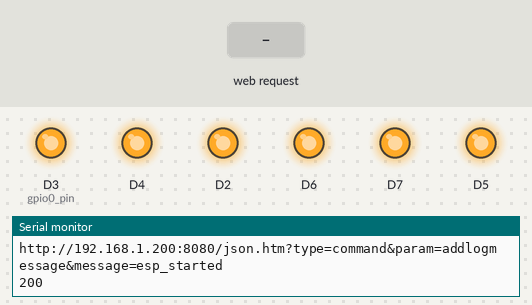
A sketch run on a simulated ESP8266 (NodeMCU). Parts: output pins drawn as LEDs (lit = HIGH), the last lines printed to the serial monitor. Inputs (shaded band) come from the test bench. WiFi joins after 1.5 s; servers stay silent unless stated; uploads are accepted with an empty reply.

Above: at 4.5 s.
4.6 s: HTTP request GET /all received
At 5.6 s:
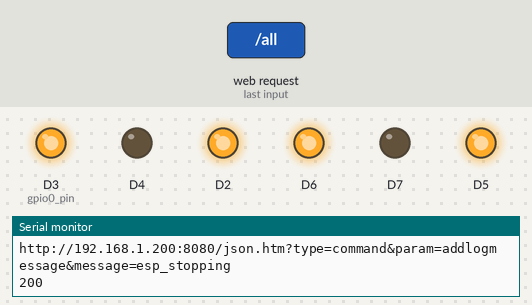
7.6 s: HTTP request GET /socket2On received
At 10.5 s:
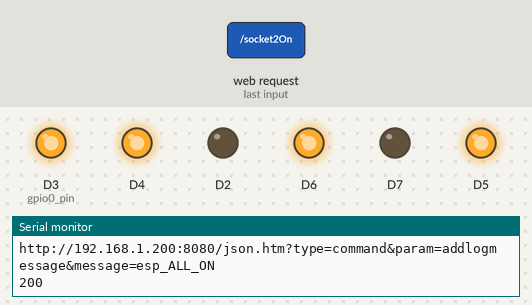
10.6 s: HTTP request GET /socket3On received
At 12.0 s:
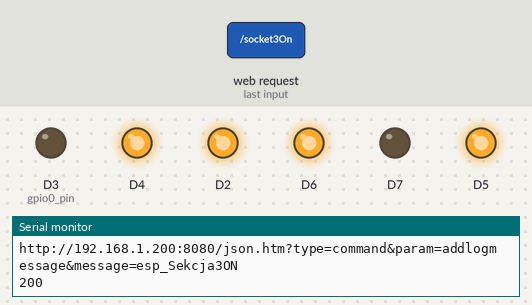
12.3 s: HTTP request GET /socket4On received
At 12.9 s:
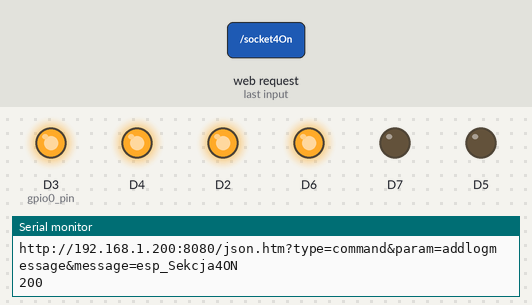
13.8 s: HTTP request GET /all received
At 16.6 s:
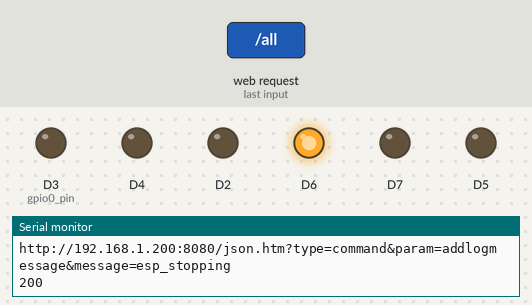
16.8 s: HTTP request GET /stop received
At 20.0 s:
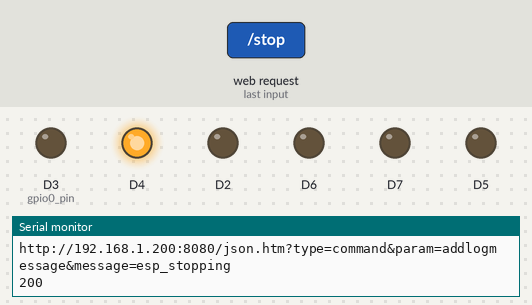
Timing chart, 0 to 25.2 s (numbered marks = the images above; inputs shaded):
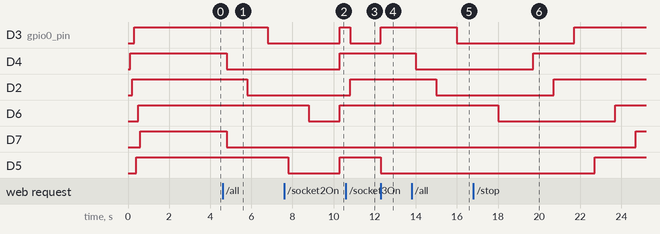

Measured:
- after the input at 4.6 s, D3 (gpio0_pin): HIGH → LOW after 2.2 s; D4, D7: HIGH → LOW after 0.20 s; D2: HIGH → LOW after 1.2 s
- after the input at 7.6 s, D3 (gpio0_pin), D4: LOW → HIGH after 2.7 s
- after the input at 10.6 s, D3 (gpio0_pin): HIGH → LOW after 0.21 s; D2: LOW → HIGH after 0.21 s
- after the input at 12.3 s, D3 (gpio0_pin): LOW → HIGH at once; D5: HIGH → LOW at once
- after the input at 13.8 s, D3 (gpio0_pin): HIGH → LOW after 2.2 s; D4: HIGH → LOW after 0.20 s; D2: HIGH → LOW after 1.2 s
- after the input at 16.8 s, D3 (gpio0_pin): LOW → HIGH after 4.9 s; D4: LOW → HIGH after 2.9 s; D2: LOW → HIGH after 3.9 s; D7: LOW → HIGH after 7.9 s; D5: LOW → HIGH after 5.9 s

The sketch:

sterownik_nawadniania_esp8266.ino
```cpp
#include <ESP8266WiFi.h>
#include <WiFiClient.h>
#include <ESP8266HTTPClient.h>
#include <ESP8266WebServer.h>
#include <ESP8266mDNS.h>


MDNSResponder mdns;

// Replace with your network credentials
const char* ssid = "arduino";
const char* password = "yourpassword";


ESP8266WebServer server(84);
  WiFiClient client;

String webPage = "";

int gpio0_pin = 0;
IPAddress ip(192, 168, 1, 205); // where xx is the desired IP Address
IPAddress gateway(192, 168, 1, 1); // set gateway to match your network
  IPAddress subnet(255, 255, 255, 0); // set subnet mask to match your network

unsigned long previousMillis = 0;        // will store last time LED was updated

// constants won't change :
const long interval = 1800000;           // interval at which to blink (milliseconds)


// displays at startup the Sketch running in the Arduino
void display_Running_Sketch (void){
  String the_path = __FILE__;
  int slash_loc = the_path.lastIndexOf('/');
  String the_cpp_name = the_path.substring(slash_loc+1);
  int dot_loc = the_cpp_name.lastIndexOf('.');
  String the_sketchname = the_cpp_name.substring(0, dot_loc);

  Serial.print("\nArduino is running Sketch: ");
  Serial.println(the_sketchname);
  Serial.print("Compiled on: ");
  Serial.print(__DATE__);
  Serial.print(" at ");
  Serial.print(__TIME__);
  Serial.print("\n");
}


void setup(void){

  webPage += "<pre>Sketch name<br/> ";
  webPage += __FILE__;
  webPage += "<br/> compiled on ";
  webPage += __DATE__;
  webPage += __TIME__;
  webPage += "</pre>";
  webPage += "<h1>ESP8266 NAWADNIANIE</h1><p>D#1 <a href=\"socket1On\"><button>ON</button></a></p>";
  webPage += "<p>D#2 <a href=\"socket2On\"><button>ON</button></a></p>";
  webPage += "<p>D#3 <a href=\"socket3On\"><button>ON</button></a></p>";
  webPage += "<p>D#5 <a href=\"socket4On\"><button>ON</button></a></p>";
  webPage += "<p>D#6 <a href=\"socket5On\"><button>ON</button></a></p>";
  webPage += "<p>Wyslij LOG <a href=\"sendlog\"><button>WYSLIJ</button></a>&nbsp;<a href=\"stop\"><button>STOP</button></a></p>";

  // preparing GPIOs
  pinMode(D4, OUTPUT);
  pinMode(D2, OUTPUT);
  pinMode(D3, OUTPUT);
  pinMode(D5, OUTPUT);
  pinMode(D6, OUTPUT);
  pinMode(D7, OUTPUT);


   delay(100);digitalWrite(D4, HIGH);
  delay(100);digitalWrite(D2, HIGH);
  delay(100);digitalWrite(D3, HIGH);
  delay(100);digitalWrite(D5, HIGH);
  delay(100);digitalWrite(D6, HIGH);
  delay(100);digitalWrite(D7, HIGH);


  delay(500);
  Serial.begin(115200);
  display_Running_Sketch();
  WiFi.begin(ssid, password);

  WiFi.config(ip, gateway, subnet);

  Serial.println("Uruchomiono. / podlaczam sie do wifi /");

  // Wait for connection
  while (WiFi.status() != WL_CONNECTED) {
    delay(1000);
    Serial.print(".");
  }
Serial.println("WIFI OK!");


  Serial.println("");
  Serial.print("Podlaczono do: ");
  Serial.println(ssid);
  Serial.print("Adres IP: ");
  Serial.println(WiFi.localIP());

  if (mdns.begin("esp8266", WiFi.localIP())) {
    Serial.println("MDNS responder started");
  }

  server.on("/", [](){
    server.send(200, "text/html", webPage);
  });
  server.on("/socket1On", [](){
    server.send(200, "text/html", webPage);
 digitalWrite(D4,LOW);   // relay 1
 digitalWrite(D2,HIGH);
 digitalWrite(D3,HIGH);
 digitalWrite(D5,HIGH);
 digitalWrite(D6,HIGH);    //relay 5
 digitalWrite(D7,LOW);     // transformator
    delay(300);
     Log2("Sekcja1ON");
  });

    server.on("/socket2On", [](){
    server.send(200, "text/html", webPage);
 digitalWrite(D4,HIGH);   // relay 1
 digitalWrite(D2,LOW);
 digitalWrite(D3,HIGH);
 digitalWrite(D5,HIGH);
 digitalWrite(D6,HIGH);    //relay 5
 digitalWrite(D7,LOW);     // transformator
    delay(300);
    Log2("Sekcja2ON");
  });

    server.on("/socket3On", [](){
    server.send(200, "text/html", webPage);
 digitalWrite(D4,HIGH);   // relay 1
 digitalWrite(D2,HIGH);
 digitalWrite(D3,LOW);
 digitalWrite(D5,HIGH);
 digitalWrite(D6,HIGH);    //relay 5
 digitalWrite(D7,LOW);     // transformator
    delay(300);
    Log2("Sekcja3ON");
  });

      server.on("/socket4On", [](){
    server.send(200, "text/html", webPage);
 digitalWrite(D4,HIGH);   // relay 1
 digitalWrite(D2,HIGH);
 digitalWrite(D3,HIGH);
 digitalWrite(D5,LOW);
 digitalWrite(D6,HIGH);    //relay 5
 digitalWrite(D7,LOW);     // transformator
    delay(300);
    Log2("Sekcja4ON");
  });

      server.on("/socket5On", [](){
    server.send(200, "text/html", webPage);
 digitalWrite(D4,HIGH);   // relay 1
 digitalWrite(D2,HIGH);
 digitalWrite(D3,HIGH);
 digitalWrite(D5,HIGH);
 digitalWrite(D6,LOW);    //relay 5
 digitalWrite(D7,LOW);     // transformator
    delay(300);
    Log2("Sekcja5ON");
  });


    server.on("/stop", [](){
    server.send(200, "text/html", webPage);
    Log2("stopping");
 digitalWrite(D4,HIGH);  delay(1000); // relay 1
 digitalWrite(D2,HIGH);  delay(1000);
 digitalWrite(D3,HIGH);  delay(1000);
 digitalWrite(D5,HIGH);  delay(1000);
 digitalWrite(D6,HIGH);  delay(1000);  //relay 5
 digitalWrite(D7,HIGH);     // transformator
    delay(300);
    Log2("ALL_OFF");
  });

  server.on("/all", [](){
    server.send(200, "text/html", webPage);
    Log2("stopping");
    digitalWrite(D7,LOW);
 digitalWrite(D4,LOW);  delay(1000); // relay 1
 digitalWrite(D2,LOW);  delay(1000);
 digitalWrite(D3,LOW);  delay(1000);
 digitalWrite(D5,LOW);  delay(1000);
 digitalWrite(D6,LOW);  delay(1000);  //relay 5
      // transformator
    delay(300);
    Log2("ALL_ON");
  });

  server.on("/sendlog", [](){
    server.send(200, "text/html", webPage);
    Serial.println("wysylam log...");
Log2("testowy");
    delay(300);
    Serial.println("Wyslano.");
  });


  server.begin();
  Serial.println("HTTP server started");
  Log2("started");
}

void loop(void){
  server.handleClient();
unsigned long currentMillis = millis();
  if (currentMillis - previousMillis >= interval) {
    // save the last time you blinked the LED
    previousMillis = currentMillis;
    Log2("pingOK");
  }

}

void Log2(String text) {
 HTTPClient http;  //Declare an object of class HTTPClient
    String url;
    url+="http://192.168.1.200:8080/json.htm?type=command&param=addlogmessage&message=esp_";
    url+=text;
    Serial.println(url);
    http.begin(url);  //Specify request destination
    int httpCode = http.GET();
    Serial.println(httpCode);//Send the request

    if (httpCode > 0) { //Check the returning code

      String payload = http.getString();   //Get the request response payload
      Serial.println(payload);                     //Print the response payload

    }

    http.end();   //Close connection
}
```
